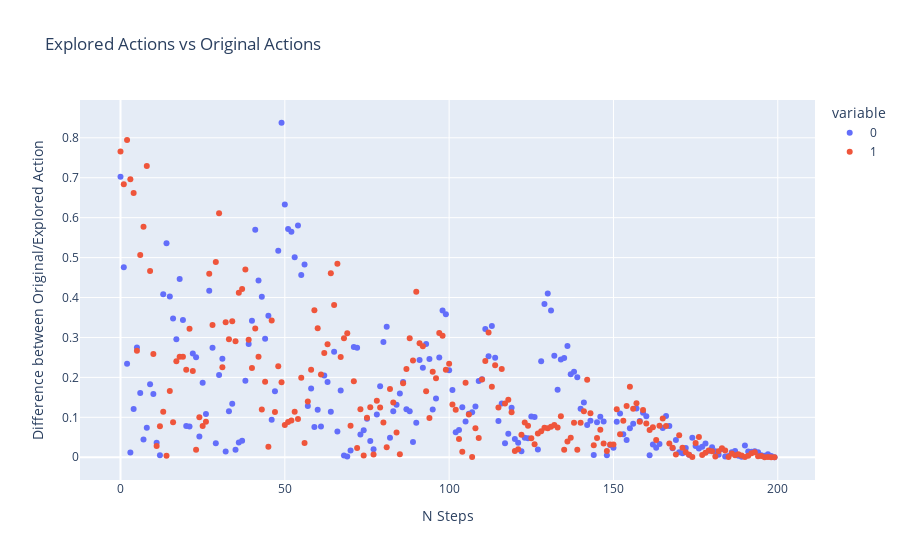

Here is the notebook cell this chart was saved with:
### Markdown cell above
Below we demonstrate that the exploration works. As the number of steps increase,
epsilon will decrease to zero, and so the actions slowly become more deterministic.

### Code cell
torch.manual_seed(0)

actions = dp.iter.IterableWrapper(
    # Batch of 4 actions with dimensions 2
    torch.randn(4,2)
)

actions = OrnsteinUhlenbeck(
    actions,
    min_epsilon=0,
    max_steps=200,
    action_sz=2,
    decrement_on_val=True,
    explore_on_val=True,
    ret_original=True
)
actions = actions.cycle(count=50)
actions = ExplorationComparisonLogger(actions)
list(actions)
actions.show()

### Figure 1 — Plotly figure (JSON) as saved in the notebook; plotly's stock layout.template omitted (floating-point values rounded to 4 significant figures; data arrays with more than 128 entries replaced by an {"elided": "..."} marker saying what was removed)
{"data": [{"hovertemplate": "variable=0<br>N Steps=%{x}<br>Difference between Original/Explored Action=%{y}<extra></extra>", "legendgroup": "0", "marker": {"color": "#636efa", "symbol": "circle"}, "mode": "markers", "name": "0", "orientation": "v", "showlegend": true, "type": "scatter", "x": {"elided": "200 int values"}, "xaxis": "x", "y": {"elided": "200 float values"}, "yaxis": "y"}, {"hovertemplate": "variable=1<br>N Steps=%{x}<br>Difference between Original/Explored Action=%{y}<extra></extra>", "legendgroup": "1", "marker": {"color": "#EF553B", "symbol": "circle"}, "mode": "markers", "name": "1", "orientation": "v", "showlegend": true, "type": "scatter", "x": {"elided": "200 int values"}, "xaxis": "x", "y": {"elided": "200 float values"}, "yaxis": "y"}], "layout": {"legend": {"title": {"text": "variable"}, "tracegroupgap": 0}, "title": {"text": "Explored Actions vs Original Actions"}, "xaxis": {"anchor": "y", "domain": [0, 1], "title": {"text": "N Steps"}}, "yaxis": {"anchor": "x", "domain": [0, 1], "title": {"text": "Difference between Original/Explored Action"}}}}
